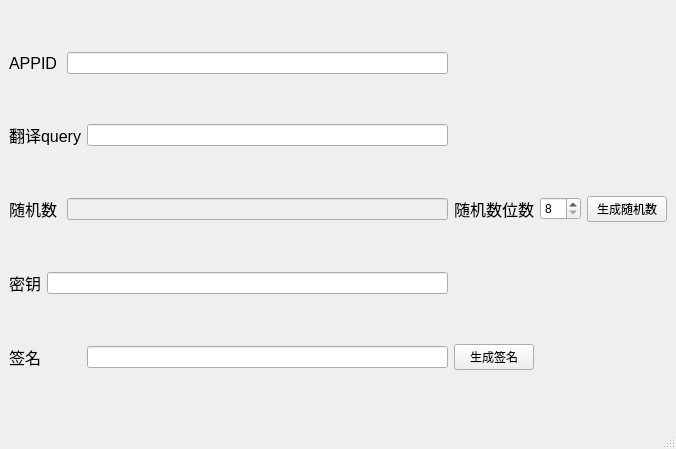
<?xml version="1.0" encoding="UTF-8"?>
<ui version="4.0">
 <class>MainWindow</class>
 <widget class="QMainWindow" name="MainWindow">
  <property name="geometry">
   <rect>
    <x>0</x>
    <y>0</y>
    <width>676</width>
    <height>449</height>
   </rect>
  </property>
  <property name="windowTitle">
   <string>MainWindow</string>
  </property>
  <widget class="QWidget" name="centralwidget">
   <layout class="QGridLayout" name="gridLayout">
    <item row="0" column="0" colspan="2">
     <widget class="QLabel" name="label">
      <property name="font">
       <font>
        <pointsize>12</pointsize>
       </font>
      </property>
      <property name="text">
       <string>APPID</string>
      </property>
     </widget>
    </item>
    <item row="0" column="2" colspan="2">
     <widget class="QLineEdit" name="le_appid"/>
    </item>
    <item row="1" column="0" colspan="3">
     <widget class="QLabel" name="label_2">
      <property name="font">
       <font>
        <pointsize>12</pointsize>
       </font>
      </property>
      <property name="text">
       <string>翻译query</string>
      </property>
     </widget>
    </item>
    <item row="1" column="3">
     <widget class="QLineEdit" name="le_query"/>
    </item>
    <item row="2" column="0" colspan="2">
     <widget class="QLabel" name="label_3">
      <property name="font">
       <font>
        <pointsize>12</pointsize>
       </font>
      </property>
      <property name="text">
       <string>随机数</string>
      </property>
     </widget>
    </item>
    <item row="2" column="2" colspan="2">
     <widget class="QLineEdit" name="le_salt">
      <property name="enabled">
       <bool>false</bool>
      </property>
     </widget>
    </item>
    <item row="2" column="4">
     <widget class="QLabel" name="label_6">
      <property name="font">
       <font>
        <pointsize>12</pointsize>
       </font>
      </property>
      <property name="text">
       <string>随机数位数</string>
      </property>
     </widget>
    </item>
    <item row="2" column="5">
     <widget class="QSpinBox" name="spinBox">
      <property name="minimum">
       <number>8</number>
      </property>
      <property name="maximum">
       <number>15</number>
      </property>
     </widget>
    </item>
    <item row="2" column="6">
     <widget class="QPushButton" name="btn_genSalt">
      <property name="text">
       <string>生成随机数</string>
      </property>
     </widget>
    </item>
    <item row="3" column="0">
     <widget class="QLabel" name="label_4">
      <property name="font">
       <font>
        <pointsize>12</pointsize>
       </font>
      </property>
      <property name="text">
       <string>密钥</string>
      </property>
     </widget>
    </item>
    <item row="3" column="1" colspan="3">
     <widget class="QLineEdit" name="le_pwd"/>
    </item>
    <item row="4" column="0" colspan="3">
     <widget class="QLabel" name="label_5">
      <property name="font">
       <font>
        <pointsize>12</pointsize>
       </font>
      </property>
      <property name="text">
       <string>签名</string>
      </property>
     </widget>
    </item>
    <item row="4" column="3">
     <widget class="QLineEdit" name="le_sign"/>
    </item>
    <item row="4" column="4">
     <widget class="QPushButton" name="btn_genSign">
      <property name="text">
       <string>生成签名</string>
      </property>
     </widget>
    </item>
   </layout>
  </widget>
  <widget class="QMenuBar" name="menubar">
   <property name="geometry">
    <rect>
     <x>0</x>
     <y>0</y>
     <width>676</width>
     <height>26</height>
    </rect>
   </property>
  </widget>
  <widget class="QStatusBar" name="statusbar"/>
 </widget>
 <resources/>
 <connections/>
</ui>
